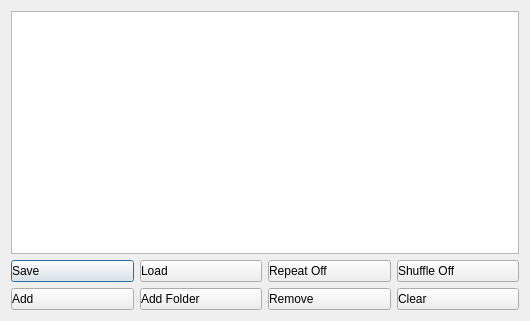
<?xml version="1.0" encoding="UTF-8"?>
<ui version="4.0">
 <class>qmpPlistWindow</class>
 <widget class="QDialog" name="qmpPlistWindow">
  <property name="geometry">
   <rect>
    <x>0</x>
    <y>0</y>
    <width>530</width>
    <height>321</height>
   </rect>
  </property>
  <property name="minimumSize">
   <size>
    <width>530</width>
    <height>321</height>
   </size>
  </property>
  <property name="maximumSize">
   <size>
    <width>530</width>
    <height>321</height>
   </size>
  </property>
  <property name="acceptDrops">
   <bool>true</bool>
  </property>
  <property name="windowTitle">
   <string>Playlist</string>
  </property>
  <layout class="QVBoxLayout" name="verticalLayout">
   <item>
    <widget class="QListWidget" name="lwFiles">
     <property name="acceptDrops">
      <bool>false</bool>
     </property>
     <property name="dragEnabled">
      <bool>true</bool>
     </property>
     <property name="dragDropMode">
      <enum>QAbstractItemView::InternalMove</enum>
     </property>
    </widget>
   </item>
   <item>
    <layout class="QGridLayout" name="gridLayout">
     <item row="0" column="0">
      <widget class="QPushButton" name="pbSave">
       <property name="sizePolicy">
        <sizepolicy hsizetype="Preferred" vsizetype="Preferred">
         <horstretch>0</horstretch>
         <verstretch>0</verstretch>
        </sizepolicy>
       </property>
       <property name="maximumSize">
        <size>
         <width>16777215</width>
         <height>36</height>
        </size>
       </property>
       <property name="styleSheet">
        <string notr="true">text-align:left</string>
       </property>
       <property name="text">
        <string>Save</string>
       </property>
       <property name="icon">
        <iconset resource="resources.qrc">
         <normaloff>:/img/save.svg</normaloff>:/img/save.svg</iconset>
       </property>
       <property name="iconSize">
        <size>
         <width>32</width>
         <height>32</height>
        </size>
       </property>
      </widget>
     </item>
     <item row="1" column="0">
      <widget class="QPushButton" name="pbAdd">
       <property name="sizePolicy">
        <sizepolicy hsizetype="Preferred" vsizetype="Preferred">
         <horstretch>0</horstretch>
         <verstretch>0</verstretch>
        </sizepolicy>
       </property>
       <property name="maximumSize">
        <size>
         <width>16777215</width>
         <height>36</height>
        </size>
       </property>
       <property name="styleSheet">
        <string notr="true">text-align:left</string>
       </property>
       <property name="text">
        <string>Add</string>
       </property>
       <property name="icon">
        <iconset resource="resources.qrc">
         <normaloff>:/img/add.svg</normaloff>:/img/add.svg</iconset>
       </property>
       <property name="iconSize">
        <size>
         <width>32</width>
         <height>32</height>
        </size>
       </property>
      </widget>
     </item>
     <item row="0" column="1">
      <widget class="QPushButton" name="pbLoad">
       <property name="sizePolicy">
        <sizepolicy hsizetype="Preferred" vsizetype="Preferred">
         <horstretch>0</horstretch>
         <verstretch>0</verstretch>
        </sizepolicy>
       </property>
       <property name="maximumSize">
        <size>
         <width>16777215</width>
         <height>36</height>
        </size>
       </property>
       <property name="styleSheet">
        <string notr="true">text-align:left</string>
       </property>
       <property name="text">
        <string>Load</string>
       </property>
       <property name="icon">
        <iconset resource="resources.qrc">
         <normaloff>:/img/load.svg</normaloff>:/img/load.svg</iconset>
       </property>
       <property name="iconSize">
        <size>
         <width>32</width>
         <height>32</height>
        </size>
       </property>
      </widget>
     </item>
     <item row="0" column="2">
      <widget class="QPushButton" name="pbRepeat">
       <property name="sizePolicy">
        <sizepolicy hsizetype="Minimum" vsizetype="Preferred">
         <horstretch>0</horstretch>
         <verstretch>0</verstretch>
        </sizepolicy>
       </property>
       <property name="maximumSize">
        <size>
         <width>16777215</width>
         <height>36</height>
        </size>
       </property>
       <property name="styleSheet">
        <string notr="true">text-align:left</string>
       </property>
       <property name="text">
        <string>Repeat Off</string>
       </property>
       <property name="icon">
        <iconset resource="resources.qrc">
         <normaloff>:/img/repeat-non.svg</normaloff>:/img/repeat-non.svg</iconset>
       </property>
       <property name="iconSize">
        <size>
         <width>32</width>
         <height>32</height>
        </size>
       </property>
      </widget>
     </item>
     <item row="1" column="2">
      <widget class="QPushButton" name="pbRemove">
       <property name="sizePolicy">
        <sizepolicy hsizetype="Minimum" vsizetype="Preferred">
         <horstretch>0</horstretch>
         <verstretch>0</verstretch>
        </sizepolicy>
       </property>
       <property name="maximumSize">
        <size>
         <width>16777215</width>
         <height>36</height>
        </size>
       </property>
       <property name="styleSheet">
        <string notr="true">text-align:left</string>
       </property>
       <property name="text">
        <string>Remove</string>
       </property>
       <property name="icon">
        <iconset resource="resources.qrc">
         <normaloff>:/img/remove.svg</normaloff>:/img/remove.svg</iconset>
       </property>
       <property name="iconSize">
        <size>
         <width>32</width>
         <height>32</height>
        </size>
       </property>
      </widget>
     </item>
     <item row="1" column="1">
      <widget class="QPushButton" name="pbAddFolder">
       <property name="sizePolicy">
        <sizepolicy hsizetype="Minimum" vsizetype="Preferred">
         <horstretch>0</horstretch>
         <verstretch>0</verstretch>
        </sizepolicy>
       </property>
       <property name="maximumSize">
        <size>
         <width>16777215</width>
         <height>36</height>
        </size>
       </property>
       <property name="styleSheet">
        <string notr="true">text-align:left</string>
       </property>
       <property name="text">
        <string>Add Folder</string>
       </property>
       <property name="icon">
        <iconset resource="resources.qrc">
         <normaloff>:/img/addfolder.svg</normaloff>:/img/addfolder.svg</iconset>
       </property>
       <property name="iconSize">
        <size>
         <width>32</width>
         <height>32</height>
        </size>
       </property>
      </widget>
     </item>
     <item row="0" column="3">
      <widget class="QPushButton" name="pbShuffle">
       <property name="sizePolicy">
        <sizepolicy hsizetype="Preferred" vsizetype="Preferred">
         <horstretch>0</horstretch>
         <verstretch>0</verstretch>
        </sizepolicy>
       </property>
       <property name="maximumSize">
        <size>
         <width>16777215</width>
         <height>36</height>
        </size>
       </property>
       <property name="styleSheet">
        <string notr="true">text-align:left</string>
       </property>
       <property name="text">
        <string>Shuffle Off</string>
       </property>
       <property name="icon">
        <iconset resource="resources.qrc">
         <normaloff>:/img/shuffle-off.svg</normaloff>:/img/shuffle-off.svg</iconset>
       </property>
       <property name="iconSize">
        <size>
         <width>32</width>
         <height>32</height>
        </size>
       </property>
      </widget>
     </item>
     <item row="1" column="3">
      <widget class="QPushButton" name="pbClear">
       <property name="sizePolicy">
        <sizepolicy hsizetype="Preferred" vsizetype="Preferred">
         <horstretch>0</horstretch>
         <verstretch>0</verstretch>
        </sizepolicy>
       </property>
       <property name="maximumSize">
        <size>
         <width>16777215</width>
         <height>36</height>
        </size>
       </property>
       <property name="styleSheet">
        <string notr="true">text-align:left</string>
       </property>
       <property name="text">
        <string>Clear</string>
       </property>
       <property name="icon">
        <iconset resource="resources.qrc">
         <normaloff>:/img/clear.svg</normaloff>:/img/clear.svg</iconset>
       </property>
       <property name="iconSize">
        <size>
         <width>32</width>
         <height>32</height>
        </size>
       </property>
      </widget>
     </item>
    </layout>
   </item>
  </layout>
 </widget>
 <resources>
  <include location="resources.qrc"/>
 </resources>
 <connections/>
</ui>
